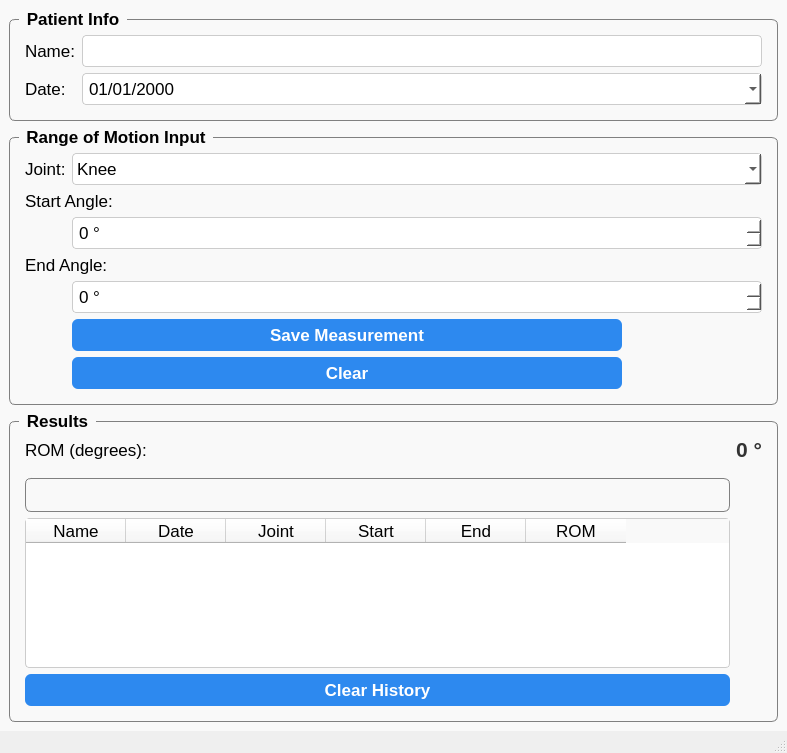
<?xml version="1.0" encoding="UTF-8"?>
<ui version="4.0">
 <class>MainWindow</class>
 <widget class="QMainWindow" name="MainWindow">
  <property name="geometry">
   <rect>
    <x>0</x>
    <y>0</y>
    <width>787</width>
    <height>753</height>
   </rect>
  </property>
  <property name="maximumSize">
   <size>
    <width>16777215</width>
    <height>16777215</height>
   </size>
  </property>
  <property name="windowTitle">
   <string>Range of Motion Tracker</string>
  </property>
  <widget class="QWidget" name="centralWidget">
   <property name="styleSheet">
    <string notr="true">/* Global defaults */
QWidget {
    background-color: #f9f9f9;
    font-size: 13pt;
    font-family: Arial, &quot;Segoe UI&quot;, &quot;Helvetica Neue&quot;;
    color: #000;
}

/* Group boxes */
QGroupBox {
    font-weight: bold;
    border: 1px solid gray;
    border-radius: 6px;
    margin-top: 10px;
    padding: 6px;
}
QGroupBox::title {
    subcontrol-origin: margin;
    left: 10px;
    padding: 0 5px;
}

/* Text inputs */
QLineEdit {
    border: 1px solid #ccc;
    border-radius: 4px;
    padding: 4px;
    background-color: #ffffff;
    color: #000;
}
QLineEdit:focus {
    border: 1px solid #2d89ef;
}

/* Date picker */
QDateEdit {
    border: 1px solid #ccc;
    border-radius: 4px;
    padding: 4px;
    background-color: #ffffff;
    color: #000;
}
QDateEdit:focus {
    border: 1px solid #2d89ef;
}

/* Number spinners */
QSpinBox {
    border: 1px solid #ccc;
    border-radius: 4px;
    padding: 4px;
    background-color: #ffffff;
    color: #000;
}
QSpinBox:focus {
    border: 1px solid #2d89ef;
}

/* Dropdown menus */
QComboBox {
    border: 1px solid #ccc;
    border-radius: 4px;
    padding: 4px;
    background-color: #ffffff;
    color: #000;
}
QComboBox:focus {
    border: 1px solid #2d89ef;
}

/* Dropdown menu list */
QComboBox QAbstractItemView {
    background-color: #ffffff;
    color: #000;
    selection-background-color: #2d89ef;
    selection-color: white;
    border: 1px solid #ccc;
}

/* All buttons */
QPushButton {
    background-color: #2d89ef;
    color: white;
    border-radius: 6px;
    padding: 6px 12px;
    border: none;
    font-weight: bold;
}
QPushButton:hover {
    background-color: #1a5fb4;
}
QPushButton:pressed {
    background-color: #104a85;
}

/* ROM result label */
#labelROMValue {
    font-size: 16pt;
    font-weight: bold;
    color: #333333;
}

/* Table styling */
QTableWidget {
    border: 1px solid #ccc;
    border-radius: 4px;
    background-color: #ffffff;
    alternate-background-color: #f5f5f5;
}
QTableWidget::item {
    padding: 4px;
}
QTableWidget::item:selected {
    background-color: #2d89ef;
    color: white;
}</string>
   </property>
   <layout class="QVBoxLayout" name="verticalLayout" stretch="0,2,3">
    <item>
     <widget class="QGroupBox" name="groupBoxPatientInfo">
      <property name="enabled">
       <bool>true</bool>
      </property>
      <property name="title">
       <string>Patient Info</string>
      </property>
      <layout class="QFormLayout" name="formLayout">
       <property name="fieldGrowthPolicy">
        <enum>QFormLayout::FieldGrowthPolicy::AllNonFixedFieldsGrow</enum>
       </property>
       <item row="0" column="0">
        <widget class="QLabel" name="labelName">
         <property name="text">
          <string>Name:</string>
         </property>
        </widget>
       </item>
       <item row="0" column="1">
        <widget class="QLineEdit" name="lineEditName">
         <property name="text">
          <string/>
         </property>
        </widget>
       </item>
       <item row="1" column="0">
        <widget class="QLabel" name="labelDate">
         <property name="text">
          <string>Date:</string>
         </property>
        </widget>
       </item>
       <item row="1" column="1">
        <widget class="QDateEdit" name="dateEdit">
         <property name="displayFormat">
          <string>MM/dd/yyyy</string>
         </property>
         <property name="calendarPopup">
          <bool>true</bool>
         </property>
        </widget>
       </item>
      </layout>
     </widget>
    </item>
    <item>
     <widget class="QGroupBox" name="groupBoxRangeOfMotionInput">
      <property name="title">
       <string>Range of Motion Input</string>
      </property>
      <layout class="QFormLayout" name="formLayout_2">
       <property name="fieldGrowthPolicy">
        <enum>QFormLayout::FieldGrowthPolicy::AllNonFixedFieldsGrow</enum>
       </property>
       <item row="0" column="0">
        <widget class="QLabel" name="labelJoint">
         <property name="text">
          <string>Joint:</string>
         </property>
        </widget>
       </item>
       <item row="0" column="1">
        <widget class="QComboBox" name="comboBoxJointSelect">
         <property name="cursor">
          <cursorShape>PointingHandCursor</cursorShape>
         </property>
         <property name="autoFillBackground">
          <bool>false</bool>
         </property>
         <item>
          <property name="text">
           <string>Knee</string>
          </property>
         </item>
         <item>
          <property name="text">
           <string>Hip</string>
          </property>
         </item>
        </widget>
       </item>
       <item row="1" column="0" colspan="2">
        <widget class="QLabel" name="labelStartAngle">
         <property name="text">
          <string>Start Angle:</string>
         </property>
        </widget>
       </item>
       <item row="2" column="1">
        <widget class="QSpinBox" name="spinBoxStartAngle">
         <property name="cursor">
          <cursorShape>ArrowCursor</cursorShape>
         </property>
         <property name="suffix">
          <string> °</string>
         </property>
         <property name="maximum">
          <number>180</number>
         </property>
        </widget>
       </item>
       <item row="3" column="0" colspan="2">
        <widget class="QLabel" name="labelEndAngle">
         <property name="text">
          <string>End Angle:</string>
         </property>
        </widget>
       </item>
       <item row="4" column="1">
        <widget class="QSpinBox" name="spinBoxEndAngle">
         <property name="cursor">
          <cursorShape>ArrowCursor</cursorShape>
         </property>
         <property name="suffix">
          <string> °</string>
         </property>
         <property name="maximum">
          <number>180</number>
         </property>
        </widget>
       </item>
       <item row="5" column="1">
        <widget class="QPushButton" name="pushButtonSaveMeasurement">
         <property name="enabled">
          <bool>true</bool>
         </property>
         <property name="maximumSize">
          <size>
           <width>550</width>
           <height>16777215</height>
          </size>
         </property>
         <property name="font">
          <font>
           <family>Arial</family>
           <pointsize>13</pointsize>
           <bold>true</bold>
          </font>
         </property>
         <property name="cursor">
          <cursorShape>PointingHandCursor</cursorShape>
         </property>
         <property name="text">
          <string>Save Measurement</string>
         </property>
        </widget>
       </item>
       <item row="6" column="1">
        <widget class="QPushButton" name="pushButtonClear">
         <property name="maximumSize">
          <size>
           <width>550</width>
           <height>16777215</height>
          </size>
         </property>
         <property name="font">
          <font>
           <family>Arial</family>
           <pointsize>13</pointsize>
           <bold>true</bold>
          </font>
         </property>
         <property name="cursor">
          <cursorShape>PointingHandCursor</cursorShape>
         </property>
         <property name="text">
          <string>Clear</string>
         </property>
        </widget>
       </item>
      </layout>
     </widget>
    </item>
    <item>
     <widget class="QGroupBox" name="groupBoxResults">
      <property name="title">
       <string>Results</string>
      </property>
      <layout class="QGridLayout" name="gridLayout">
       <item row="0" column="0">
        <widget class="QLabel" name="labelROMText">
         <property name="font">
          <font>
           <family>Arial</family>
           <pointsize>13</pointsize>
          </font>
         </property>
         <property name="text">
          <string>ROM (degrees):</string>
         </property>
        </widget>
       </item>
       <item row="0" column="1">
        <widget class="QLabel" name="labelROMValue">
         <property name="font">
          <font>
           <family>Arial</family>
           <pointsize>16</pointsize>
           <bold>true</bold>
          </font>
         </property>
         <property name="text">
          <string>0 °</string>
         </property>
        </widget>
       </item>
       <item row="3" column="0">
        <widget class="QPushButton" name="pushButtonResetHistory">
         <property name="font">
          <font>
           <family>Arial</family>
           <pointsize>13</pointsize>
           <bold>true</bold>
          </font>
         </property>
         <property name="cursor">
          <cursorShape>PointingHandCursor</cursorShape>
         </property>
         <property name="text">
          <string>Clear History</string>
         </property>
        </widget>
       </item>
       <item row="1" column="0">
        <widget class="QGroupBox" name="groupBoxSearch">
         <property name="title">
          <string/>
         </property>
        </widget>
       </item>
       <item row="2" column="0">
        <widget class="QTableWidget" name="tableWidgetHistory">
         <property name="horizontalScrollBarPolicy">
          <enum>Qt::ScrollBarPolicy::ScrollBarAsNeeded</enum>
         </property>
         <property name="alternatingRowColors">
          <bool>true</bool>
         </property>
         <property name="columnCount">
          <number>6</number>
         </property>
         <column>
          <property name="text">
           <string>Name</string>
          </property>
         </column>
         <column>
          <property name="text">
           <string>Date</string>
          </property>
         </column>
         <column>
          <property name="text">
           <string>Joint</string>
          </property>
         </column>
         <column>
          <property name="text">
           <string>Start</string>
          </property>
         </column>
         <column>
          <property name="text">
           <string>End</string>
          </property>
         </column>
         <column>
          <property name="text">
           <string>ROM</string>
          </property>
         </column>
        </widget>
       </item>
      </layout>
     </widget>
    </item>
   </layout>
  </widget>
  <widget class="QMenuBar" name="menubar">
   <property name="geometry">
    <rect>
     <x>0</x>
     <y>0</y>
     <width>787</width>
     <height>24</height>
    </rect>
   </property>
  </widget>
  <widget class="QStatusBar" name="statusbar"/>
 </widget>
 <resources/>
 <connections/>
</ui>
